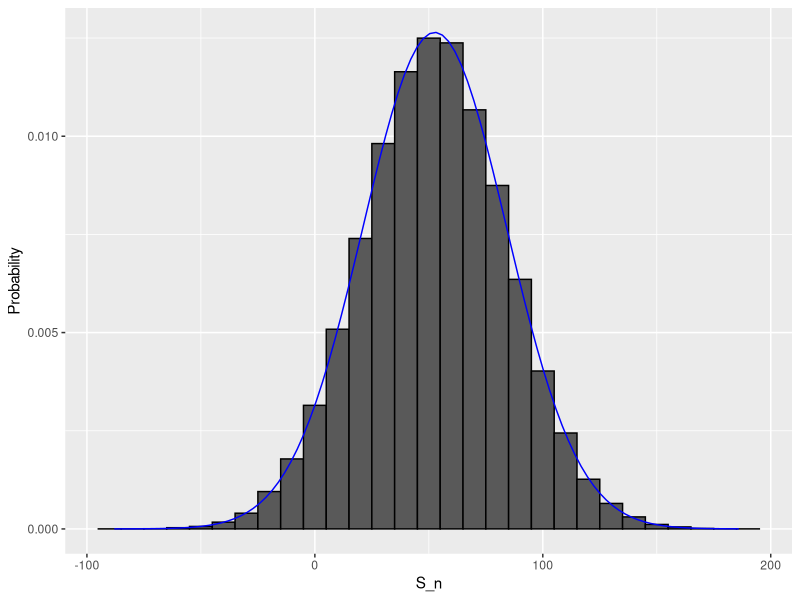

The R script that drew this image:
## ---- chunk 1
color <- rep(c("Black", "Red", "Green"), times = c(18, 18, 2))
## ---- chunk 2
n <- 1000
x <- sample(ifelse(color == "Black", -1, 1), n, replace = TRUE)
## ---- chunk 3
x <- sample(c(-1, 1), n, replace = TRUE, prob = c(9/19, 10/19))
## ---- chunk 4
s <- sum(x)
## ---- chunk 5
n <- 1000
B <- 100000
roulette_winnings <- function(n){
  x <- sample(c(-1, 1), n, replace = TRUE, prob = c(9/19, 10/19))
  sum(x)
}
s <- replicate(B, roulette_winnings(n))
## ---- chunk 6
mean(s < 0)
## ---- chunk 7
library(tidyverse)
normal_density <- data.frame(x = seq(min(s), max(s), length = 100)) |> 
  mutate(f = dnorm(x, mean(s), sd(s)))
data.frame(S_n = s) |> ggplot(aes(S_n, after_stat(density))) +
  geom_histogram(color = "black", binwidth = 10) +
  ylab("Probability") +
  geom_line(data = normal_density, mapping = aes(x, f), color = "blue")
## ---- chunk 8
2*sqrt(90)/19
## ---- chunk 9
sqrt(n)*2*sqrt(90)/19
## ---- chunk 10
mean(s)
sd(s)
## ---- chunk 11
pnorm(0, n*(20 - 18)/38, sqrt(n)*2*sqrt(90)/19)
## ---- chunk 12
mean(s < 0)
## ---- chunk 13
pbinom(n/2 - 1, size = n, prob = 10/19)
